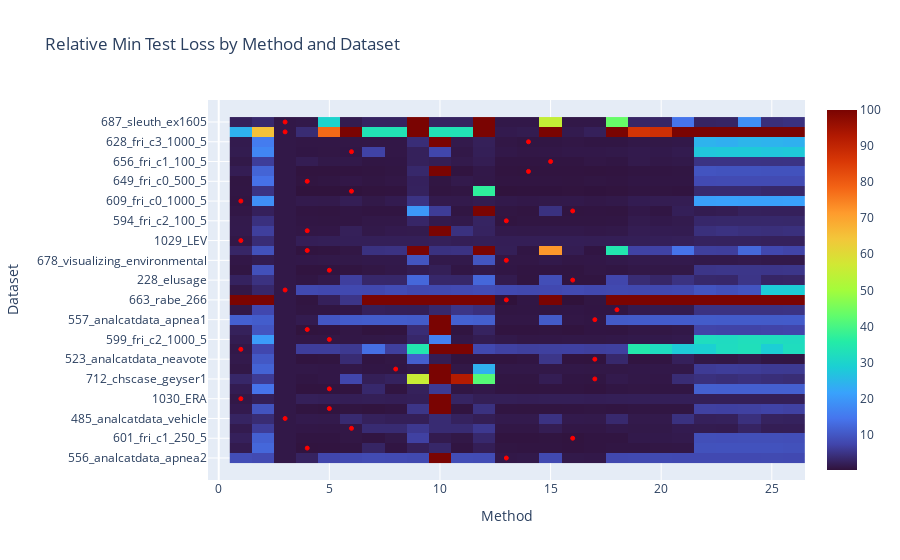

Source (notebook cell):
### Code cell
import plotly.graph_objects as go
import numpy as np

dataset_names = list(relative_min_val_test_loss.keys())
methods = list(set([method for dataset in relative_min_val_test_loss.values() for method in dataset.keys()]))

# Prepare data for heatmap
heatmap_data = []
best_methods_indices = []

for dataset in dataset_names:
    dataset_vals = []
    best_loss = float('inf')
    best_method_index = -1

    for index, method in enumerate(methods):
        loss = relative_min_val_test_loss[dataset].get(method, None)
        
        if loss is not None: ### only used to get a clearer contrast between low value scores..
            loss = min(100,loss)
        
        dataset_vals.append(loss)

        if loss is not None and loss < best_loss:
            best_loss = loss
            best_method_index = index
    
    heatmap_data.append(dataset_vals)
    best_methods_indices.append(best_method_index)

# Create the heatmap
fig = go.Figure(data=go.Heatmap(
    z=heatmap_data,
    x=methods,
    y=dataset_names,
    colorscale='Turbo'
))

# Overlay with scatter plot to highlight the best methods
for i, best_index in enumerate(best_methods_indices):
    fig.add_trace(go.Scatter(
        x=[methods[best_index]],
        y=[dataset_names[i]],
        mode='markers',
        marker=dict(
            color='red',
            size=4,
            line=dict(
                color='red',
                width=1
                
            )
        )
    ))

# Customize layout
fig.update_layout(
    title='Relative Min Test Loss by Method and Dataset',
    xaxis=dict(title='Method'),
    yaxis=dict(title='Dataset'),
    showlegend=False
)

# Show the plot
fig.show()

### Figure 1 — Plotly figure (JSON) as saved in the notebook; plotly's stock layout.template omitted (floating-point values rounded to 4 significant figures; data arrays with more than 128 entries replaced by an {"elided": "..."} marker saying what was removed)
{"data": [{"colorscale": [[0, "#30123b"], [0.07143, "#4145ab"], [0.1429, "#4675ed"], [0.2143, "#39a2fc"], [0.2857, "#1bcfd4"], [0.3571, "#24eca6"], [0.4286, "#61fc6c"], [0.5, "#a4fc3b"], [0.5714, "#d1e834"], [0.6429, "#f3c63a"], [0.7143, "#fe9b2d"], [0.7857, "#f36315"], [0.8571, "#d93806"], [0.9286, "#b11901"], [1, "#7a0402"]], "type": "heatmap", "x": [1, 2, 3, 4, 5, 6, 7, 8, 9, 10, 11, 12, 13, 14, 15, 16, 17, 18, 19, 20, 21, 22, 23, 24, 25, 26], "y": ["556_analcatdata_apnea2", "631_fri_c1_500_5", "601_fri_c1_250_5", "519_vinnie", "485_analcatdata_vehicle", "613_fri_c3_250_5", "1030_ERA", "597_fri_c2_500_5", "712_chscase_geyser1", "1027_ESL", "523_analcatdata_neavote", "529_pollen", "599_fri_c2_1000_5", "596_fri_c2_250_5", "557_analcatdata_apnea1", "624_fri_c0_100_5", "663_rabe_266", "banana", "228_elusage", "579_fri_c0_250_5", "678_visualizing_environmental", "1096_FacultySalaries", "1029_LEV", "210_cloud", "594_fri_c2_100_5", "192_vineyard", "609_fri_c0_1000_5", "611_fri_c3_100_5", "649_fri_c0_500_5", "617_fri_c3_500_5", "656_fri_c1_100_5", "612_fri_c1_1000_5", "628_fri_c3_1000_5", "690_visualizing_galaxy", "687_sleuth_ex1605"], "z": {"elided": "35x26 float values"}}, {"marker": {"color": "red", "line": {"color": "red", "width": 1}, "size": 4}, "mode": "markers", "type": "scatter", "x": [13], "y": ["556_analcatdata_apnea2"]}, {"marker": {"color": "red", "line": {"color": "red", "width": 1}, "size": 4}, "mode": "markers", "type": "scatter", "x": [4], "y": ["631_fri_c1_500_5"]}, {"marker": {"color": "red", "line": {"color": "red", "width": 1}, "size": 4}, "mode": "markers", "type": "scatter", "x": [16], "y": ["601_fri_c1_250_5"]}, {"marker": {"color": "red", "line": {"color": "red", "width": 1}, "size": 4}, "mode": "markers", "type": "scatter", "x": [6], "y": ["519_vinnie"]}, {"marker": {"color": "red", "line": {"color": "red", "width": 1}, "size": 4}, "mode": "markers", "type": "scatter", "x": [3], "y": ["485_analcatdata_vehicle"]}, {"marker": {"color": "red", "line": {"color": "red", "width": 1}, "size": 4}, "mode": "markers", "type": "scatter", "x": [5], "y": ["613_fri_c3_250_5"]}, {"marker": {"color": "red", "line": {"color": "red", "width": 1}, "size": 4}, "mode": "markers", "type": "scatter", "x": [1], "y": ["1030_ERA"]}, {"marker": {"color": "red", "line": {"color": "red", "width": 1}, "size": 4}, "mode": "markers", "type": "scatter", "x": [5], "y": ["597_fri_c2_500_5"]}, {"marker": {"color": "red", "line": {"color": "red", "width": 1}, "size": 4}, "mode": "markers", "type": "scatter", "x": [17], "y": ["712_chscase_geyser1"]}, {"marker": {"color": "red", "line": {"color": "red", "width": 1}, "size": 4}, "mode": "markers", "type": "scatter", "x": [8], "y": ["1027_ESL"]}, {"marker": {"color": "red", "line": {"color": "red", "width": 1}, "size": 4}, "mode": "markers", "type": "scatter", "x": [17], "y": ["523_analcatdata_neavote"]}, {"marker": {"color": "red", "line": {"color": "red", "width": 1}, "size": 4}, "mode": "markers", "type": "scatter", "x": [1], "y": ["529_pollen"]}, {"marker": {"color": "red", "line": {"color": "red", "width": 1}, "size": 4}, "mode": "markers", "type": "scatter", "x": [5], "y": ["599_fri_c2_1000_5"]}, {"marker": {"color": "red", "line": {"color": "red", "width": 1}, "size": 4}, "mode": "markers", "type": "scatter", "x": [4], "y": ["596_fri_c2_250_5"]}, {"marker": {"color": "red", "line": {"color": "red", "width": 1}, "size": 4}, "mode": "markers", "type": "scatter", "x": [17], "y": ["557_analcatdata_apnea1"]}, {"marker": {"color": "red", "line": {"color": "red", "width": 1}, "size": 4}, "mode": "markers", "type": "scatter", "x": [18], "y": ["624_fri_c0_100_5"]}, {"marker": {"color": "red", "line": {"color": "red", "width": 1}, "size": 4}, "mode": "markers", "type": "scatter", "x": [13], "y": ["663_rabe_266"]}, {"marker": {"color": "red", "line": {"color": "red", "width": 1}, "size": 4}, "mode": "markers", "type": "scatter", "x": [3], "y": ["banana"]}, {"marker": {"color": "red", "line": {"color": "red", "width": 1}, "size": 4}, "mode": "markers", "type": "scatter", "x": [16], "y": ["228_elusage"]}, {"marker": {"color": "red", "line": {"color": "red", "width": 1}, "size": 4}, "mode": "markers", "type": "scatter", "x": [5], "y": ["579_fri_c0_250_5"]}, {"marker": {"color": "red", "line": {"color": "red", "width": 1}, "size": 4}, "mode": "markers", "type": "scatter", "x": [13], "y": ["678_visualizing_environmental"]}, {"marker": {"color": "red", "line": {"color": "red", "width": 1}, "size": 4}, "mode": "markers", "type": "scatter", "x": [4], "y": ["1096_FacultySalaries"]}, {"marker": {"color": "red", "line": {"color": "red", "width": 1}, "size": 4}, "mode": "markers", "type": "scatter", "x": [1], "y": ["1029_LEV"]}, {"marker": {"color": "red", "line": {"color": "red", "width": 1}, "size": 4}, "mode": "markers", "type": "scatter", "x": [4], "y": ["210_cloud"]}, {"marker": {"color": "red", "line": {"color": "red", "width": 1}, "size": 4}, "mode": "markers", "type": "scatter", "x": [13], "y": ["594_fri_c2_100_5"]}, {"marker": {"color": "red", "line": {"color": "red", "width": 1}, "size": 4}, "mode": "markers", "type": "scatter", "x": [16], "y": ["192_vineyard"]}, {"marker": {"color": "red", "line": {"color": "red", "width": 1}, "size": 4}, "mode": "markers", "type": "scatter", "x": [1], "y": ["609_fri_c0_1000_5"]}, {"marker": {"color": "red", "line": {"color": "red", "width": 1}, "size": 4}, "mode": "markers", "type": "scatter", "x": [6], "y": ["611_fri_c3_100_5"]}, {"marker": {"color": "red", "line": {"color": "red", "width": 1}, "size": 4}, "mode": "markers", "type": "scatter", "x": [4], "y": ["649_fri_c0_500_5"]}, {"marker": {"color": "red", "line": {"color": "red", "width": 1}, "size": 4}, "mode": "markers", "type": "scatter", "x": [14], "y": ["617_fri_c3_500_5"]}, {"marker": {"color": "red", "line": {"color": "red", "width": 1}, "size": 4}, "mode": "markers", "type": "scatter", "x": [15], "y": ["656_fri_c1_100_5"]}, {"marker": {"color": "red", "line": {"color": "red", "width": 1}, "size": 4}, "mode": "markers", "type": "scatter", "x": [6], "y": ["612_fri_c1_1000_5"]}, {"marker": {"color": "red", "line": {"color": "red", "width": 1}, "size": 4}, "mode": "markers", "type": "scatter", "x": [14], "y": ["628_fri_c3_1000_5"]}, {"marker": {"color": "red", "line": {"color": "red", "width": 1}, "size": 4}, "mode": "markers", "type": "scatter", "x": [3], "y": ["690_visualizing_galaxy"]}, {"marker": {"color": "red", "line": {"color": "red", "width": 1}, "size": 4}, "mode": "markers", "type": "scatter", "x": [3], "y": ["687_sleuth_ex1605"]}], "layout": {"showlegend": false, "title": {"text": "Relative Min Test Loss by Method and Dataset"}, "xaxis": {"title": {"text": "Method"}}, "yaxis": {"title": {"text": "Dataset"}}}}
